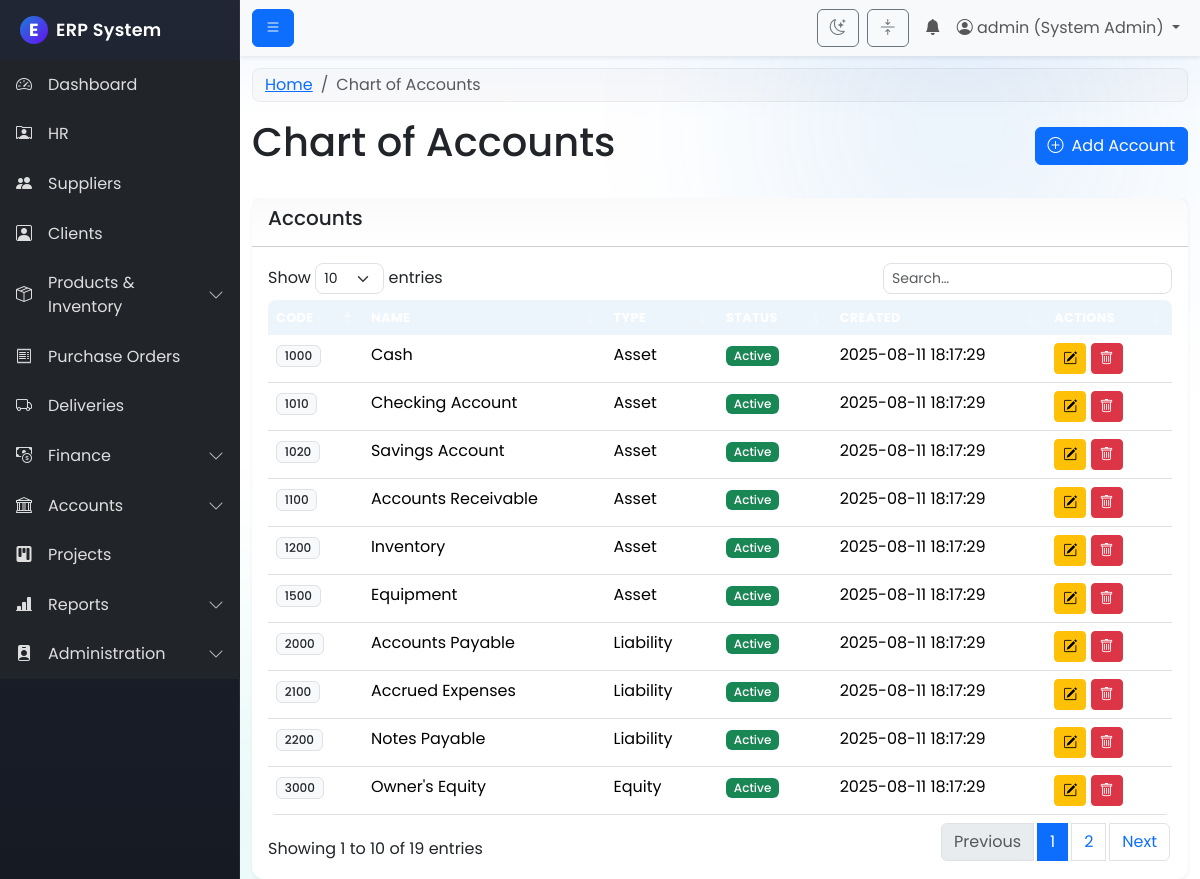
/modules/accounts/chart_of_accounts.php (signed in), run on the app's committed database.
### tables this page shows
CREATE TABLE `chart_of_accounts` (
  `id` int(11) NOT NULL,
  `account_code` varchar(32) NOT NULL,
  `account_name` varchar(255) NOT NULL,
  `account_type` enum('Asset','Liability','Equity','Revenue','Expense') NOT NULL,
  `parent_account_code` varchar(32) DEFAULT NULL,
  `is_posting` tinyint(1) DEFAULT 1,
  `opening_balance` decimal(12,2) DEFAULT 0.00,
  `is_active` tinyint(1) DEFAULT 1,
  `created_at` timestamp NOT NULL DEFAULT current_timestamp()
);

### includes/permissions.php (called while the page is built, shortened)
<?php
function has_permission($required_permissions) {
    if ($_SESSION['role_name'] == 'System Admin') {
        return true;
    }
    return false;
}
?>

### modules/accounts/chart_of_accounts.php (the view, shortened to what this page needs)
<?php
$page_title = "Chart of Accounts";
include('../../includes/header.php');
$conn = connect_db();
$result = $conn->query("SELECT * FROM chart_of_accounts ORDER BY account_code ASC");
?>
<div class="d-flex justify-content-between align-items-center mb-4">
  <h1><?php echo $page_title; ?></h1>
  <?php if (has_permission('budget_manage')): ?>
  <a href="/erp_project/modules/accounts/add_account.php" class="btn btn-primary"><i class="bi bi-plus-circle me-2"></i>Add Account</a>
  <?php endif; ?>
</div>
<div class="card">
  <div class="card-header"><h5>Accounts</h5></div>
  <div class="card-body">
    <div class="table-responsive">
      <table class="table table-hover data-table">
        <thead class="table-dark">
          <tr><th>Code</th><th>Name</th><th>Type</th><th>Status</th><th>Created</th><?php if (has_permission('budget_manage')): ?><th>Actions</th><?php endif; ?></tr>
        </thead>
        <tbody>
          <?php if ($result && $result->num_rows): while($row = $result->fetch_assoc()): ?>
            <tr>
              <td><span class="badge bg-light text-dark border"><?php echo htmlspecialchars($row['account_code']); ?></span></td>
              <td><?php echo htmlspecialchars($row['account_name']); ?></td>
              <td><?php echo htmlspecialchars($row['account_type']); ?></td>
              <td><?php echo $row['is_active'] ? '<span class="badge bg-success">Active</span>' : '<span class="badge bg-secondary">Inactive</span>'; ?></td>
              <td><?php echo htmlspecialchars($row['created_at']); ?></td>
              <?php if (has_permission('budget_manage')): ?>
              <td>
                <a href="/erp_project/modules/accounts/edit_account.php?id=<?php echo (int)$row['id']; ?>" class="btn btn-sm btn-warning" title="Edit"><i class="bi bi-pencil-square"></i></a>
                <a href="/erp_project/modules/accounts/handle_delete_account.php?id=<?php echo (int)$row['id']; ?>" class="btn btn-sm btn-danger" title="Delete" onclick="return confirm('Delete this account? This cannot be undone.');"><i class="bi bi-trash"></i></a>
              </td>
              <?php endif; ?>
            </tr>
          <?php endwhile; endif; ?>
        </tbody>
      </table>
    </div>
  </div>
</div>
<?php include('../../includes/footer.php'); ?>

### assets/css/style.css (style rules this page uses)
:root { --erp-sidebar-width: 15rem; --erp-brand-primary: #1e7bd9; --erp-brand-secondary: #6c757d; --erp-brand-accent: #00c4b3; --erp-shadow-sm: 0 0.125rem 0.25rem rgba(0,0,0,.06); --erp-shadow-md: 0 0.5rem 1rem rgba(0,0,0,.12); --gradient-blue: linear-gradient(135deg, #667eea 0%, #764ba2 100%); --gradient-orange: linear-gradient(135deg, #f093fb 0%, #f5576c 100%); --gradient-green: linear-gradient(135deg, #4facfe 0%, #00f2fe 100%); --gradient-purple: linear-gradient(135deg, #a8edea 0%, #fed6e3 100%); }
body { font-family: 'Poppins', sans-serif; background: var(--bs-body-bg); color: var(--bs-body-color); }
.card { border: 0; border-radius: .75rem; box-shadow: var(--erp-shadow-sm); transition: transform .2s ease, box-shadow .2s ease; }
.table { border-radius: .5rem; overflow: hidden; }
.table thead th { background: rgba(30,123,217,.08); border-bottom: 0; }
.btn { transition: transform .05s ease, box-shadow .2s ease; }
.btn-primary { box-shadow: 0 0 0 rgba(13,110,253,.0); }
body::before, body::after { content: ""; position: fixed; z-index: -1; width: 60vmax; height: 60vmax; border-radius: 50%; filter: blur(80px); opacity: .12; pointer-events: none; }
body::before { top: -20vmax; right: -10vmax; background: radial-gradient(ellipse at center, var(--erp-brand-primary) 0%, transparent 60%); }
body::after { bottom: -25vmax; left: -15vmax; background: radial-gradient(ellipse at center, var(--erp-brand-accent) 0%, transparent 60%); }
.btn { position: relative; overflow: hidden; }
.table thead th { text-transform: uppercase; letter-spacing: .4px; font-size: .8rem; }
.table .badge { font-weight: 500; }
.card > .card-header { background: linear-gradient(180deg, rgba(0,0,0,.02), transparent); font-weight: 600; }
.table thead th { background: rgba(30,123,217,.08); }
html[data-bs-theme="light"] .quick-actions-button, html[data-bs-theme="light"] .text-dark { color: #212529 !important; }

### data on the page
chart_of_accounts: account_code "1000", account_name "Cash", account_type "Asset", is_active "Active", created_at "2025-08-11 18:17:29"
chart_of_accounts: account_code "1010", account_name "Checking Account", account_type "Asset", is_active "Active", created_at "2025-08-11 18:17:29"
chart_of_accounts: account_code "1020", account_name "Savings Account", account_type "Asset", is_active "Active", created_at "2025-08-11 18:17:29"
chart_of_accounts: account_code "1100", account_name "Accounts Receivable", account_type "Asset", is_active "Active", created_at "2025-08-11 18:17:29"
chart_of_accounts: account_code "1200", account_name "Inventory", account_type "Asset", is_active "Active", created_at "2025-08-11 18:17:29"
chart_of_accounts: account_code "1500", account_name "Equipment", account_type "Asset", is_active "Active", created_at "2025-08-11 18:17:29"
chart_of_accounts: account_code "2000", account_name "Accounts Payable", account_type "Liability", is_active "Active", created_at "2025-08-11 18:17:29"
chart_of_accounts: account_code "2100", account_name "Accrued Expenses", account_type "Liability", is_active "Active", created_at "2025-08-11 18:17:29"
chart_of_accounts: account_code "2200", account_name "Notes Payable", account_type "Liability", is_active "Active", created_at "2025-08-11 18:17:29"
chart_of_accounts: account_code "3000", account_name "Owner's Equity", account_type "Equity", is_active "Active", created_at "2025-08-11 18:17:29"

### other printed values
$_SESSION['username'] "admin"
$_SESSION['role_name'] "System Admin"
$page_title "Chart of Accounts"
